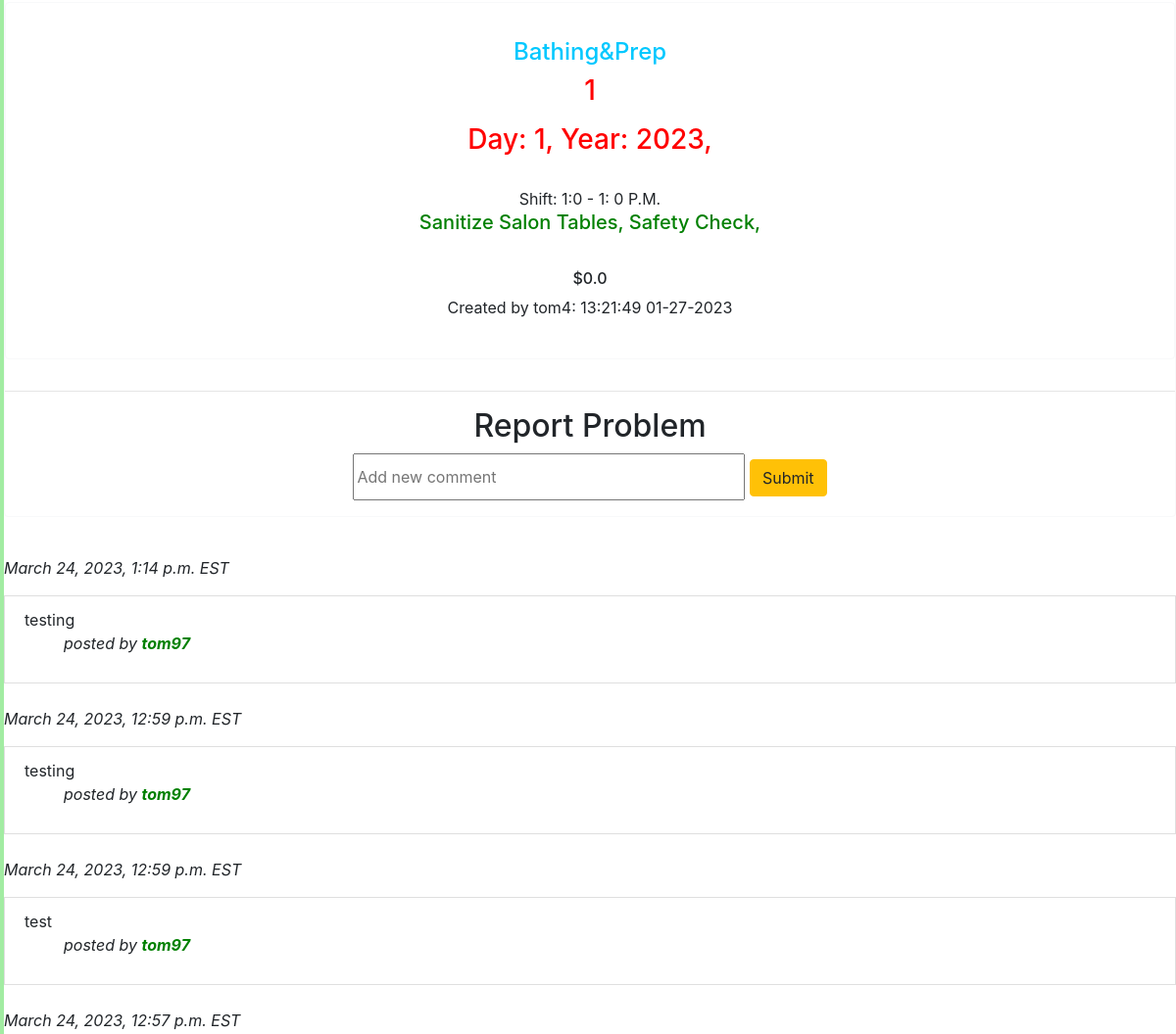
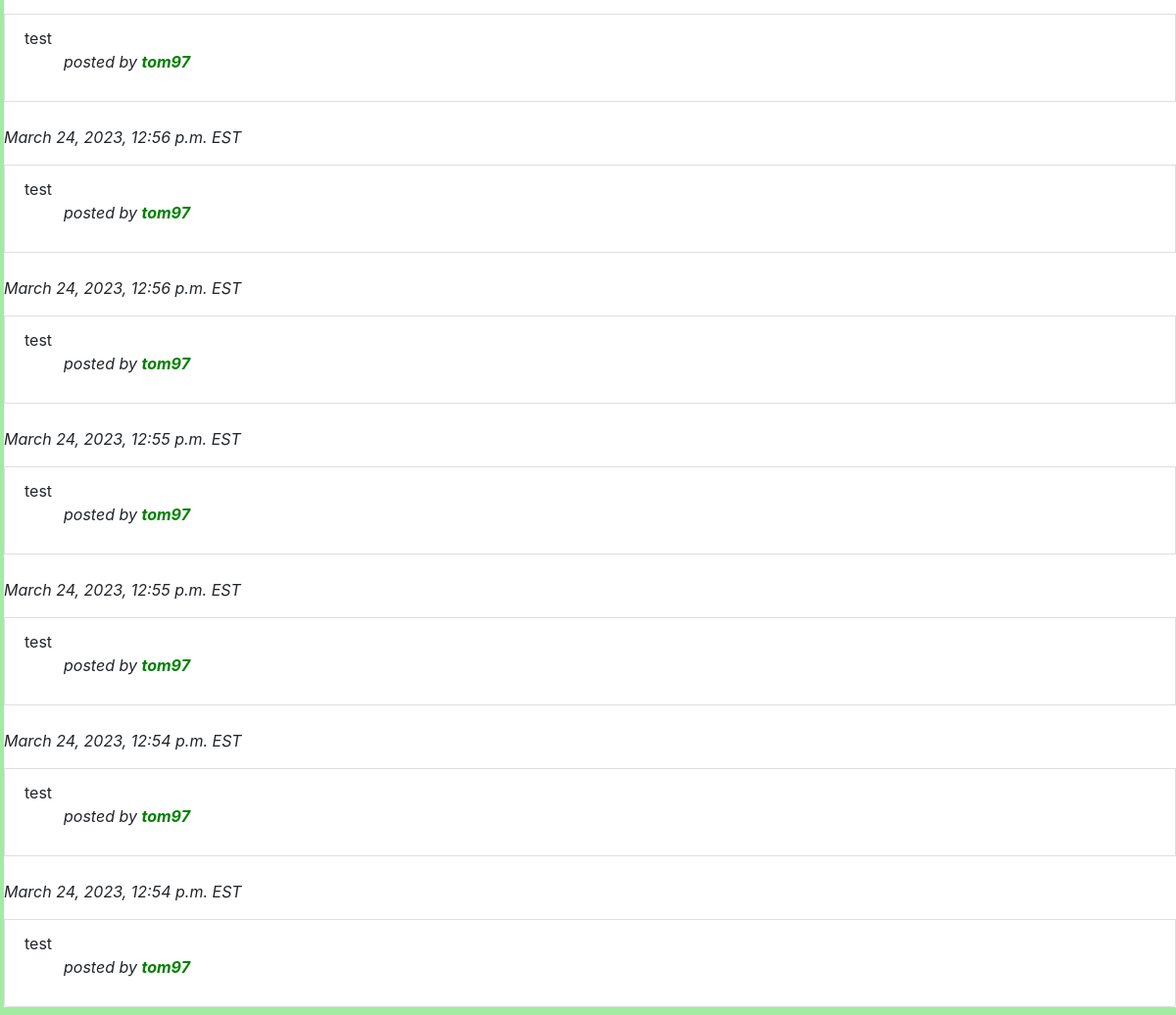
The page /employeePage/5183686958 (signed in, lower part) on the database as committed earlier (2 pictures, top to bottom).
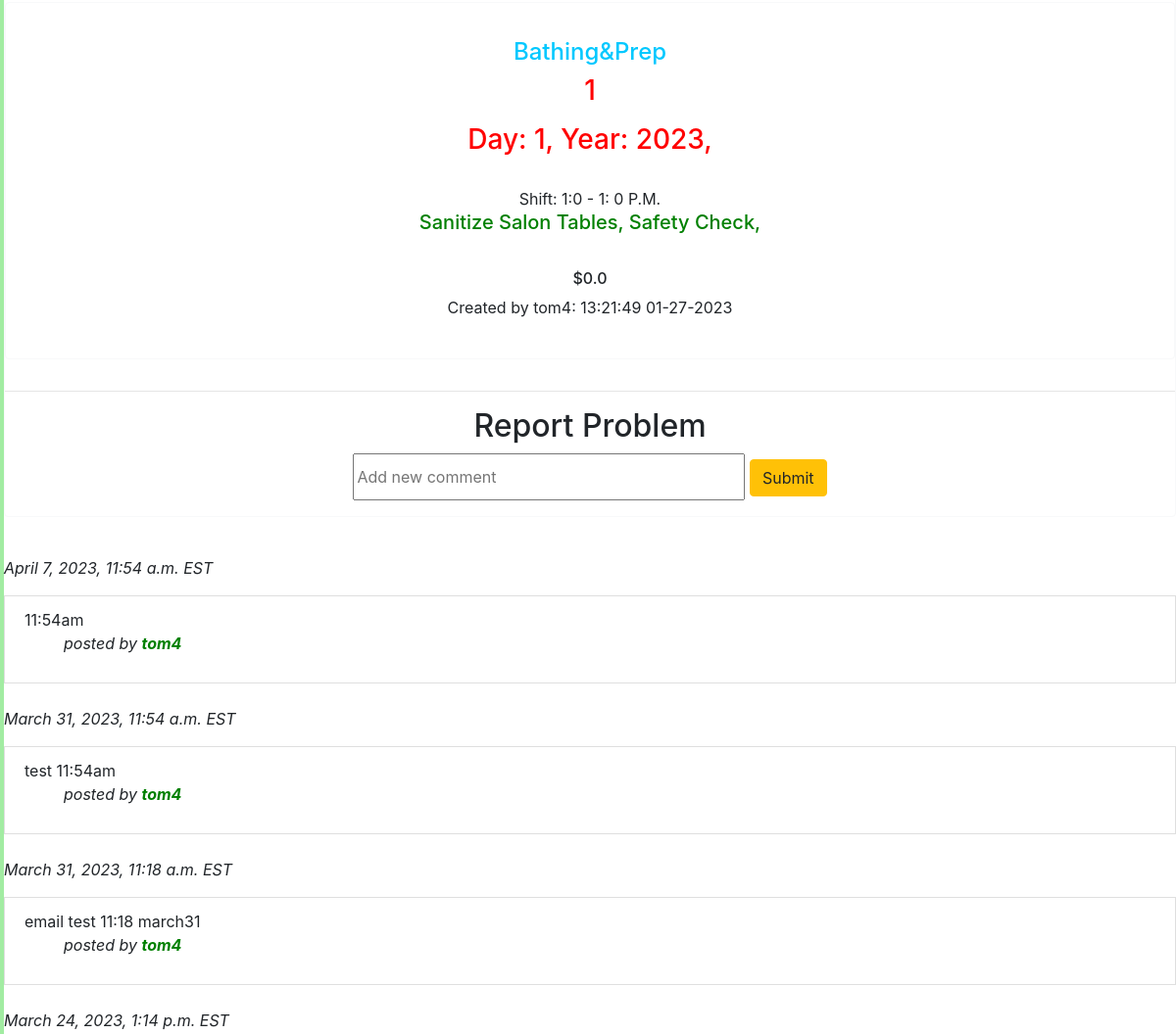
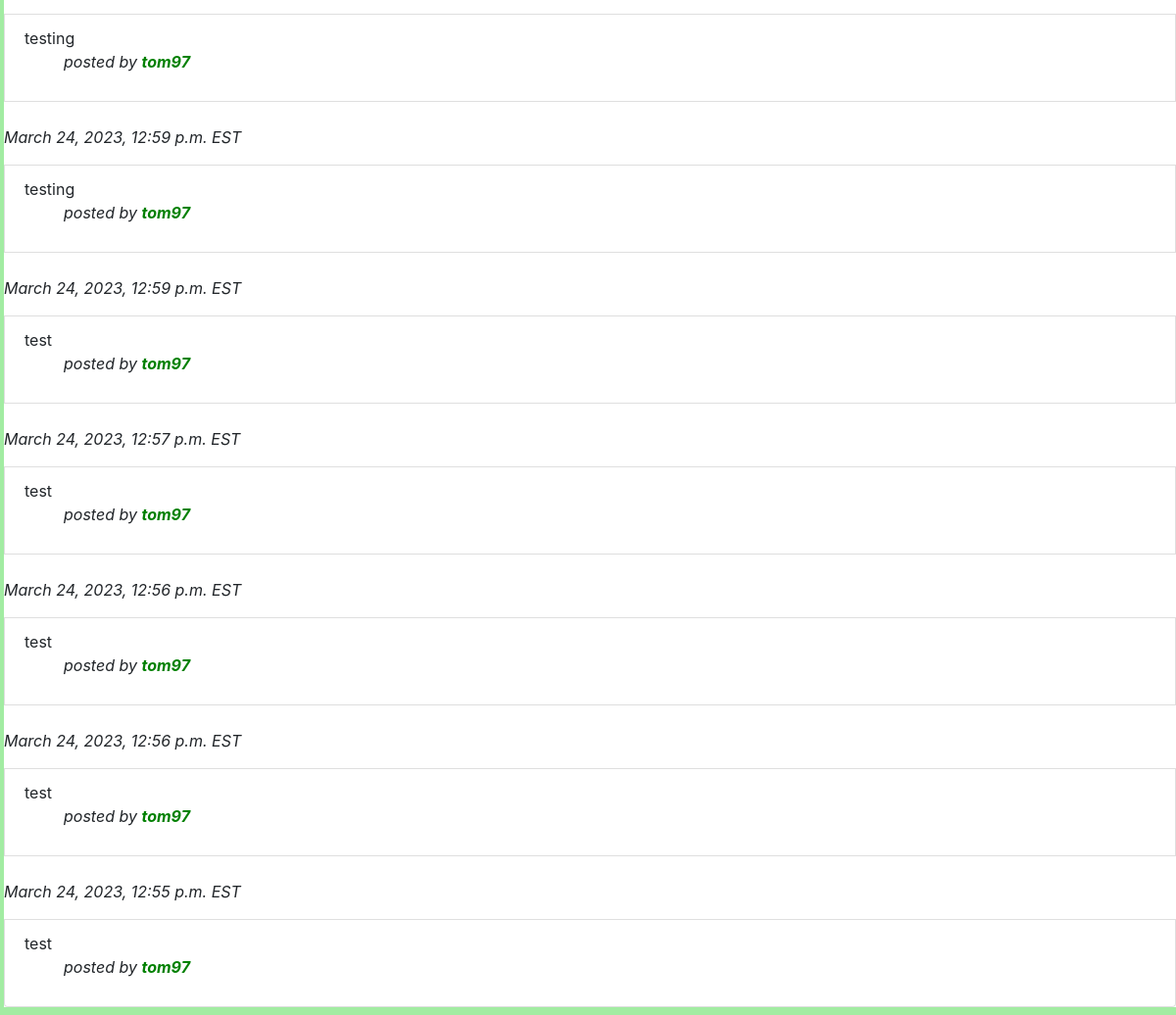
The same page on the database as committed later (2 pictures, top to bottom).
### auctions/models.py (models this page shows, shortened)
class EmployeeListing(models.Model):
    employee = models.ForeignKey(
        Employee, on_delete=models.CASCADE, blank=True, null=True, related_name="employee")
    section = models.ForeignKey(
        Section, on_delete=models.CASCADE, blank=True, null=True)
    tasks = models.CharField(max_length=1000)
    extras = models.CharField(max_length=1000, default="None")
    extrasPrice = models.FloatField(default=0)
    startYear = models.PositiveIntegerField(
        validators=[MinValueValidator(2022)])
    startMonth = models.PositiveIntegerField(
        validators=[MinValueValidator(1), MaxValueValidator(12)])
    startDay = models.PositiveIntegerField(
        validators=[MinValueValidator(1), MaxValueValidator(31)])
    startHour = models.PositiveIntegerField(
        validators=[MinValueValidator(0), MaxValueValidator(23)])
    startMinute = models.PositiveIntegerField(
        validators=[MinValueValidator(0), MaxValueValidator(59)])
    endHour = models.PositiveIntegerField(
        validators=[MinValueValidator(0), MaxValueValidator(23)])
    endMinute = models.PositiveIntegerField(
        validators=[MinValueValidator(0), MaxValueValidator(59)])
    datetime = models.CharField(
         max_length=100, default=datetime.now().strftime("%H:%M:%S EST, %m-%d-%Y"))
    author = models.ForeignKey(
        User, on_delete=models.CASCADE, blank=True, null=True, related_name="author")
    def __str__(self):
        return f"{self.employee.employeeName}: {self.employee.employeeName}: {self.startMonth} {self.startDay} {self.startYear}"

class Section(models.Model):
    sectionName = models.CharField(max_length=200)
    def __str__(self):
        return self.sectionName

class User(AbstractUser):
    pass

class employeeComment(models.Model):
    author = models.ForeignKey(
        User, on_delete=models.CASCADE,  blank=True, null=True, related_name="commentUser")
    employee = models.ForeignKey(
        Employee, on_delete=models.CASCADE,  blank=True, null=True, related_name="commentEmployee")
    message = models.CharField(max_length=1000)
    datetime = models.DateTimeField(
        max_length=100, default=datetime.now().strftime("%Y-%m-%d %H:%M:%S"))

### auctions/views.py (the view)
# urls.py: path("employeePage/<int:phone>", views.employeePage, name="employeePage"),
def employeePage(request, phone):
    if not request.user.is_authenticated:
        return HttpResponseForbidden('You must be logged in to view this page.')
    employee = Employee.objects.get(phone=phone)
    employeeData = Employee.objects.get(phone=phone)
    employeeTasks = EmployeeListing.objects.filter(employee=employee)
    print(f"UNORDERED {employeeTasks}")
    employeeTasks = employeeTasks.order_by('-id')[:5:1]
    print(f"EMPLOYEETASKS {employeeTasks}")
    comments = employeeComment.objects.filter(employee=employee)
    comments = comments.order_by('-id')[:10:1]
    if request.user.is_superuser:
        button_display = True
    else:
        button_display = False
    return render(request, "auctions/employeePage.html", {
        "employeeData": employeeData,
         "employeeTasks": employeeTasks,
         "comments": comments,
        "button_display": button_display,
    })

### auctions/templates/auctions/employeePage.html (shortened to what this page needs)
{% extends "auctions/layout.html" %}
{% block body %}
<img src="{{employeeData.imageURL}}" class="listPage" style="height:50vh;width:50vh"><br>
{% for task in employeeTasks %}
<div class="card border-light mb-3 text-center">
    <div class="card-body">
              <p class="card-text"><h4 style="color:rgb(0, 200, 255)">{{task.section}}</h4>
                <h3 class="task" style="color:red"> <p class="month">{{task.startMonth}}</p> Day: {{task.startDay}}, Year: {{task.startYear}},</h3> <br>
        Shift: {{task.startHour}}:{{task.startMinute}} - {{task.endHour}}: {{task.endMinute}} P.M.</h3><br>
        <h5 style="color:green">{{task.tasks}}</h5>
            </div>
            <h6>${{task.extrasPrice}}</h6>
            <p>Created by {{task.author}}: {{task.datetime}}</p>
{% endfor %}
           <br>
</div>
<hr></hr>
    <h2>Report Problem</h2>
    {% if user.is_authenticated %}
    <form action = "{% url 'addEmployeeComment' phone=employeeData.phone %}" method="POST">
        <input type="textarea" style="width:50vh; height:6vh" name="newComment" placeholder="Add new comment">
        <button type="submit" class="btn btn-warning">Submit</button>
    </form>
    {% endif %}
</div>
<div>
    {% for comment in comments %}
    <p><i><br>{{comment.datetime}} EST</p></i>
    <li class="list-group-item"> {{comment.message}}
    <br><ul><i>posted by <strong style="color:green">{{comment.author}}</strong></ul></i>
    </li>
    {% endfor %}
</div>
{% endblock %}

### auctions/templates/auctions/layout.html (shortened to what this page needs)
{% load static %}
<!DOCTYPE html>
<html lang="en">
    <head>
        <link rel="stylesheet" href="https://stackpath.bootstrapcdn.com/bootstrap/4.4.1/css/bootstrap.min.css">
        <link href="{% static 'auctions/styles.css' %}" rel="stylesheet">
    </head>
    <body>
        {% block body %}
        {% endblock %}
    </body>
</html>

### auctions/static/auctions/styles.css (style rules this page uses)
html { margin: 1vh; }
.card { border-color:blue; }

### auctions/templates/auctions/layout.html (style rules this page uses)
html { background-color: rgb(162, 236, 162); margin-left:0.5vh; margin-right:0vh; }

Rows that differ between the two databases and show on the page:
no longer on this page (row unchanged): employeeComment: datetime "March 24, 2023, 12:55 p.m.", message "test", author "tom97"
no longer on this page (row unchanged): employeeComment: datetime "March 24, 2023, 12:54 p.m.", message "test", author "tom97"
no longer on this page (row unchanged): employeeComment: datetime "March 24, 2023, 12:54 p.m.", message "test", author "tom97"
added employeeComment: datetime "April 7, 2023, 11:54 a.m.", message "11:54am", author "tom4"
added employeeComment: datetime "March 31, 2023, 11:54 a.m.", message "test 11:54am", author "tom4"
added employeeComment: datetime "March 31, 2023, 11:18 a.m.", message "email test 11:18 march31", author "tom4"
